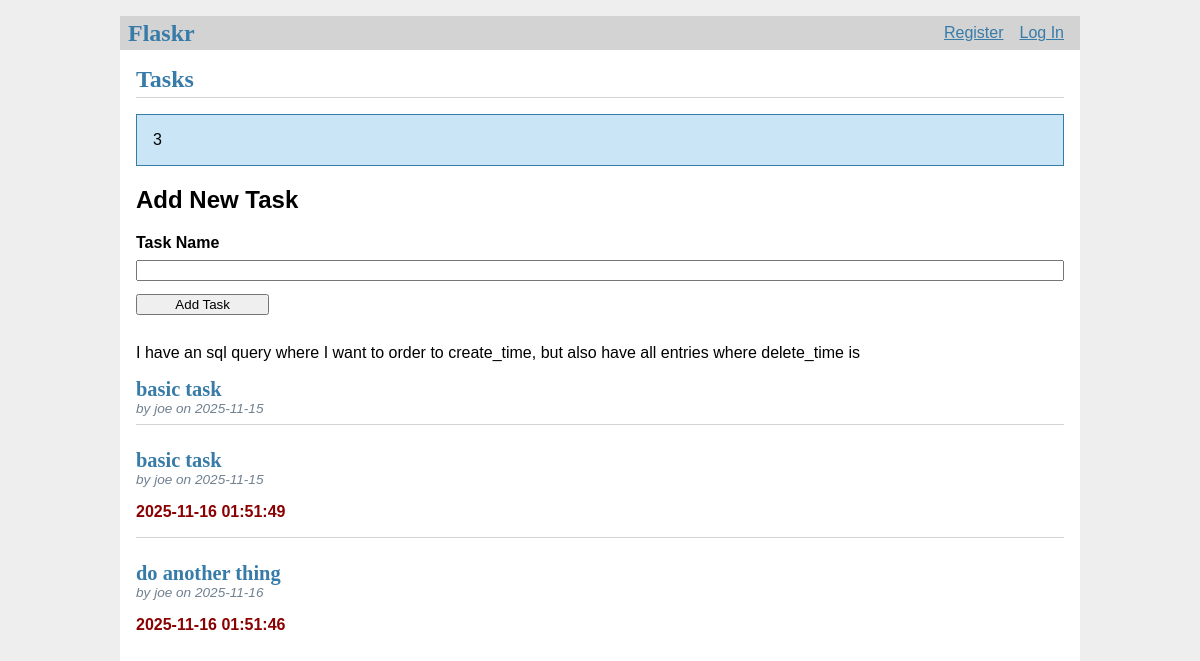
Before: / with the older database file.
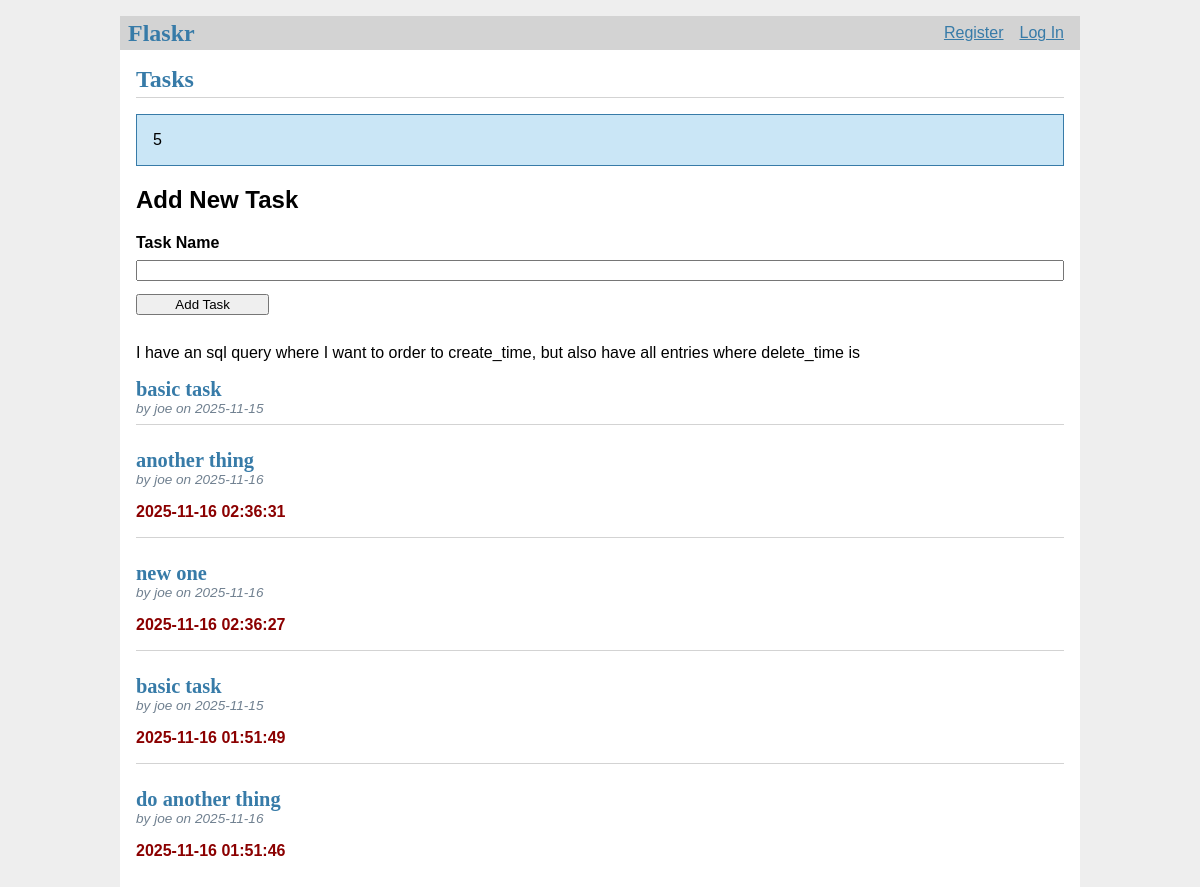
After: the same page with the newer database file.
### tables this page shows
CREATE TABLE task (
    id INTEGER PRIMARY KEY AUTOINCREMENT,
    author_id INTEGER NOT NULL,
    task_name TEXT NOT NULL,
    create_time TIMESTAMP NOT NULL DEFAULT CURRENT_TIMESTAMP,
    delete_time TIMESTAMP DEFAULT NULL,
    FOREIGN KEY (author_id) REFERENCES user (id)
);

CREATE TABLE user (
    id INTEGER PRIMARY KEY AUTOINCREMENT,
    username TEXT UNIQUE NOT NULL,
    password TEXT NOT NULL
);

### taskr/task_list.py (the view)
@bp.route('/')
def index():
    logging.info("Fetching task list")
    db = get_db()
    tasks = db.execute(
        'SELECT t.id, author_id, task_name, create_time, delete_time, u.username'
        ' FROM task t JOIN user u ON t.author_id = u.id'
        ' ORDER BY delete_time DESC NULLS FIRST, create_time DESC'
    ).fetchall()
    logging.info('about to flash task count')
    flash(len(tasks))
    i = []
    for task in tasks:
        logging.info(f"Task retrieved: {task['task_name']} by {task['username']}")
        i.append(task)
    logging.info(f"Retrieved {len(i)} tasks")
    return render_template('task_list/index.html', tasks=tasks)

### taskr/auth.py (called while the page is built)
@bp.before_app_request
def load_logged_in_user():
    user_id = session.get('user_id')
    if user_id is None:
        g.user = None
    else:
        g.user = get_db().execute(
            'SELECT * FROM user WHERE id = ?', (user_id,)
        ).fetchone()

### taskr/db.py (called while the page is built)
def get_db():
    if 'db' not in g:
        g.db = sqlite3.connect(
            current_app.config['DATABASE'],
            detect_types=sqlite3.PARSE_DECLTYPES,
        )
        g.db.row_factory = sqlite3.Row
    return g.db

### taskr/templates/task_list/index.html (shortened to what this page needs)
{% extends 'base.html' %}
{% block header %}
  <h1>{% block title %}Tasks{% endblock %}</h1>
{% endblock %}
{% block content %}
  <div class="create_form">
    <h2>Add New Task</h2>
    <form method="POST" action="{{ url_for('task_list.create') }}">
        <label for="task_name">Task Name</label>
        <input name="task_name" id="task_name" value="{{ request.form['task_name'] }}" required>
        <input type="submit" value="Add Task">
    </form>
  </div>
  {%  if tasks %}I have an sql query where I want to order to create_time, but also have all entries where delete_time is
  {% for task in tasks %}
    <article class="task">
      <header>
        <div>
          <h1>{{ task['task_name'] }}</h1>
          <div class="about">by {{ task['username'] }} on {{ task['create_time'].strftime('%Y-%m-%d') }}</div>
        </div>
      </header>
      {% if task['delete_time'] %}
        <p class="delete_time">{{ task['delete_time'] }}</p>
      {% endif %}
    </article>
    {% if not loop.last %}
      <hr>
    {% endif %}
  {% endfor %}
  {% endif %}
{% endblock %}

### taskr/templates/base.html (shortened to what this page needs)
<!DOCTYPE html>
<link rel="stylesheet" href="{{url_for('static', filename='style.css')}}">
<nav>
    <h1>Flaskr</h1>
  <ul>
    {% if g.user %}
      <li><span>{{ g.user['username'] }}</span>
      <li><a href="{{ url_for('auth.logout') }}">Log Out</a>
    {% else %}
      <li><a href="{{ url_for('auth.register') }}">Register</a>
      <li><a href="{{ url_for('auth.login') }}">Log In</a>
    {% endif %}
  </ul>
</nav>
<section class="content">
    <header>
        {% block header %}{% endblock %}
    </header>
    {% for message in get_flashed_messages() %}
    <div class="flash">{{ message }}</div>
    {% endfor %}
    {% block content %}{% endblock %}
</section>

### taskr/static/style.css (style rules this page uses)
h1 { font-family: serif; color: #377ba8; margin: 1rem 0; }
a { color: #377ba8; }
hr { border: none; border-top: 1px solid lightgray; }
nav { background: lightgray; display: flex; align-items: center; padding: 0 0.5rem; }
nav h1 { flex: auto; margin: 0; }
nav ul { display: flex; list-style: none; margin: 0; padding: 0; }
nav ul li a, nav ul li span, header .action { display: block; padding: 0.5rem; }
.content { padding: 0 1rem 1rem; }
.content > header { border-bottom: 1px solid lightgray; display: flex; align-items: flex-end; }
.content > header h1 { flex: auto; margin: 1rem 0 0.25rem 0; }
.flash { margin: 1em 0; padding: 1em; background: #cae6f6; border: 1px solid #377ba8; }
.task > header { display: flex; align-items: flex-end; font-size: 0.85em; }
.task > header > div:first-of-type { flex: auto; }
.task > header h1 { font-size: 1.5em; margin-bottom: 0; }
.task .about { color: slategray; font-style: italic; }
.task .delete_time { color: darkred; font-weight: bold; }
.content:last-child { margin-bottom: 0; }
.content form { margin: 1em 0; display: flex; flex-direction: column; }
.content label { font-weight: bold; margin-bottom: 0.5em; }
.content input, .content textarea { margin-bottom: 1em; }
input[type=submit] { align-self: start; min-width: 10em; }

Changed rows visible on the page:
added task: task_name "another thing", username "joe", create_time "2025-11-16", delete_time "2025-11-16 02:36:31"
added task: task_name "new one", username "joe", create_time "2025-11-16", delete_time "2025-11-16 02:36:27"
Other visible differences:
new list line: "5"
list line gone: "3"
